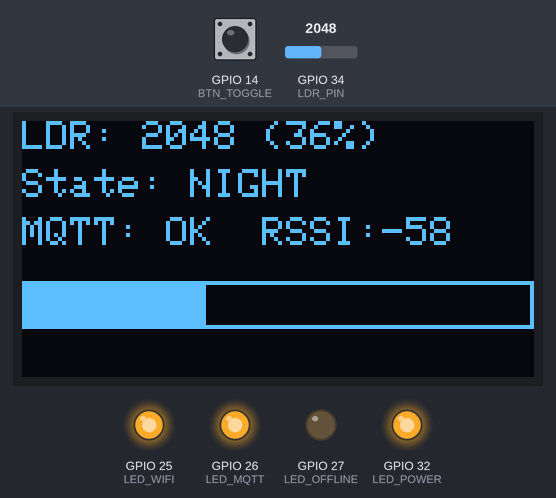
A program run on a simulated ESP32. Parts: 128×64 one-colour display, output pins drawn as LEDs (lit = HIGH). Inputs (shaded band) come from the test bench; at power-on: GPIO 34 (LDR_PIN) = 2048, GPIO 14 (BTN_TOGGLE) HIGH (analog values on the 0–4095 scale). WiFi joins after 1.5 s; servers stay silent unless stated; EEPROM starts erased; no MQTT or app messages arrive unless stated; not simulated (calls return 0 or success): credentials.h; names the files do not define were given values by the test bench: TB_PORT = 80; what the program prints to the serial monitor is not drawn.

Above: at 3.0 s.
3.1 s: GPIO 34 (LDR_PIN) set to 2866
At 4.5 s:
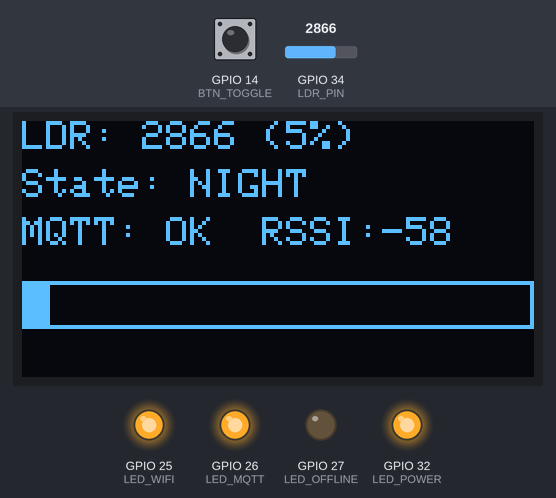
4.8 s: GPIO 34 (LDR_PIN) set to 1343
At 5.2 s:
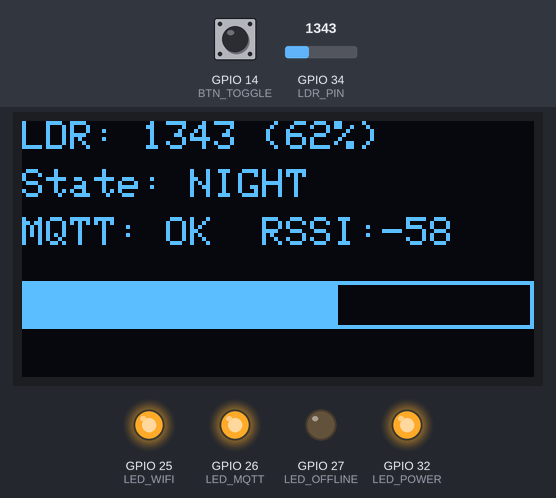
6.4 s: GPIO 34 (LDR_PIN) set to 1222
At 7.6 s:
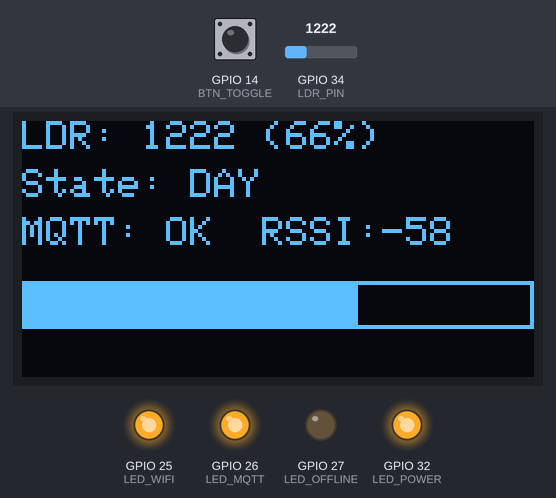
8.4 s: GPIO 14 (BTN_TOGGLE) pulled LOW for 0.15 s
At 9.6 s:
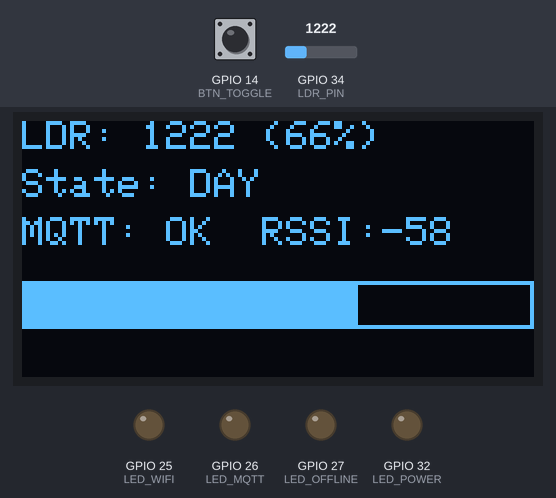
10.0 s: GPIO 14 (BTN_TOGGLE) pulled LOW for 1 s
At 10.7 s:
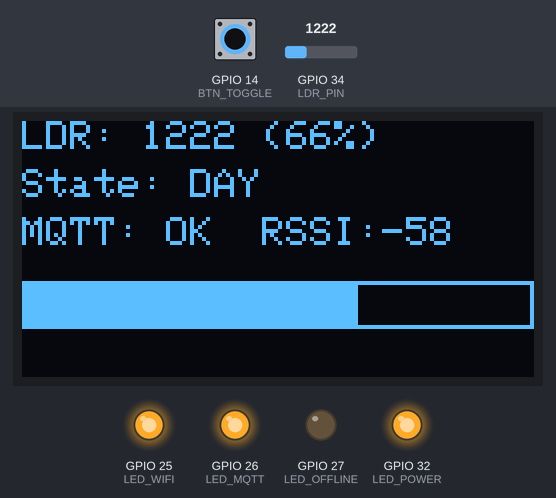
12.5 s: GPIO 14 (BTN_TOGGLE) pulled LOW for 3.2 s
At 13.6 s:
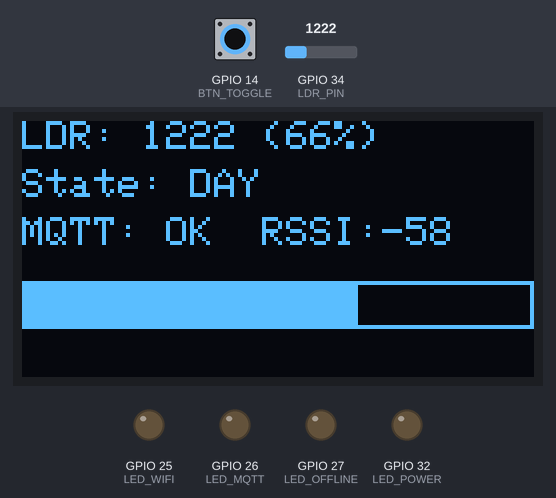
Timing chart, 0 to 15.5 s (numbered marks = the images above; inputs shaded):
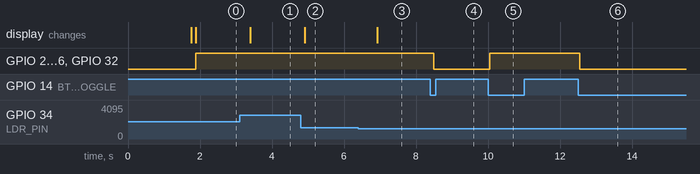

Measured:
- the behaviour switches between 1272 and 1271 on GPIO 34 (LDR_PIN) (found by bisection; images 2 and 3)
- after the input at 3.1 s, the display: changes after 0.29 s (image 1)
- after the input at 4.8 s, the display: changes after 0.11 s (image 2)
- after the input at 6.4 s, the display: changes after 0.53 s (image 3)
- after the input at 8.4 s, GPIO 25 (LED_WIFI), GPIO 26 (LED_MQTT), GPIO 32 (LED_POWER): HIGH → LOW after 0.09 s
- after the input at 10.0 s, GPIO 25 (LED_WIFI), GPIO 26 (LED_MQTT), GPIO 32 (LED_POWER): LOW → HIGH after 0.05 s
- after the input at 12.5 s, GPIO 25 (LED_WIFI), GPIO 26 (LED_MQTT), GPIO 32 (LED_POWER): HIGH → LOW after 0.05 s

The program:

main.cpp
```cpp
#include <WiFi.h>
#include <PubSubClient.h>
#include <Preferences.h>
#include <esp_system.h>
#include "credentials.h"
#include "ldr.h"
#include "oled.h"

// LDR pin
const int LDR_PIN = 34;

// ---- Status LEDs + Button ----
static const int LED_WIFI = 25;
static const int LED_MQTT = 26;
static const int LED_OFFLINE = 27;
static const int LED_POWER = 32;
static const int BTN_TOGGLE = 14; // wired to GND, using INPUT_PULLUP

static bool systemEnabled = true;

// debounce
static uint32_t lastBtnChangeMs = 0;
static int lastBtnRead = HIGH;
static int stableBtn = HIGH;

WiFiClient wifiClient;
PubSubClient mqtt(wifiClient);

unsigned long lastSendMs = 0;
unsigned long lastReconnectAttemptMs = 0;

uint32_t reconnectDelayMs = 3000;
uint32_t wifiFailCount = 0;

Preferences prefs;
uint32_t bootCount = 0;
int resetReason = 0;
bool bootInfoSent = false;

static uint32_t lastUiMs = 0;
static bool isDay = true;

// crude calibration: you WILL adjust after observing real values
static int ldrMin = 300;  // brightest
static int ldrMax = 3000; // darkest

static int clampi(int v, int lo, int hi) { return v < lo ? lo : (v > hi ? hi : v); }
static int ldrPctFromRaw(int raw)
{
  int rc = clampi(raw, ldrMin, ldrMax);
  return (int)((rc - ldrMin) * 100L / (ldrMax - ldrMin));
}

// ---- WiFi ----
bool connectWiFi(uint32_t timeoutMs = 20000)
{
  WiFi.mode(WIFI_STA);
  WiFi.setSleep(false); // reduce random drops on ESP32
  WiFi.begin(WIFI_SSID, WIFI_PASSWORD);

  Serial.print("WiFi connecting");
  uint32_t start = millis();
  while (WiFi.status() != WL_CONNECTED && (millis() - start) < timeoutMs)
  {
    delay(500);
    Serial.print(".");
  }
  Serial.println();

  if (WiFi.status() == WL_CONNECTED)
  {
    wifiFailCount = 0;
    Serial.print("WiFi OK, IP: ");
    Serial.println(WiFi.localIP());
    Serial.print("Gateway: ");
    Serial.println(WiFi.gatewayIP());
    Serial.print("DNS: ");
    Serial.println(WiFi.dnsIP());
    Serial.print("RSSI: ");
    Serial.println(WiFi.RSSI());
    return true;
  }

  wifiFailCount++;
  Serial.println("WiFi FAIL (timeout)");
  return false;
}

// ---- MQTT ----
bool connectMQTT()
{
  // Unique clientId prevents session clashes
  String clientId = "esp32-" + String((uint32_t)ESP.getEfuseMac(), HEX);

  Serial.print("MQTT connecting to ");
  Serial.print(TB_HOST);
  Serial.print(":");
  Serial.println(TB_PORT);

  // ThingsBoard: username = device access token, password empty
  bool ok = mqtt.connect(clientId.c_str(), TB_TOKEN, nullptr);

  if (ok)
  {
    Serial.print("MQTT OK, clientId=");
    Serial.println(clientId);

    // Optional: "boot marker" as telemetry (not attributes)
    if (!bootInfoSent)
    {
      String bootPayload = "{";
      bootPayload += "\"boot_count\":" + String(bootCount) + ",";
      bootPayload += "\"reset_reason\":" + String(resetReason);
      bootPayload += "}";

      mqtt.publish("v1/devices/me/telemetry", bootPayload.c_str());

      bootInfoSent = true;
    }
  }
  else
  {
    Serial.print("MQTT FAIL, state=");
    Serial.println(mqtt.state());
    Serial.print("WiFi.status=");
    Serial.println(WiFi.status());
    Serial.print("RSSI=");
    Serial.println(WiFi.RSSI());
  }

  return ok;
}

void sendTelemetry()
{
  unsigned long now = millis();

  String payload = "{";
  // payload += "\"hb\":1,";
  payload += "\"uptime_ms\":" + String(now) + ",";
  payload += "\"rssi_dbm\":" + String(WiFi.RSSI());
  //auto r = ldrGet();
  //payload += ",\"ldr_raw\":" + String(r.raw);
  //payload += ",\"ldr_v\":" + String(r.volts, 3);
  payload += "}";

  Serial.print("Publishing: ");
  Serial.println(payload);

  bool ok = mqtt.publish("v1/devices/me/telemetry", payload.c_str());
  Serial.print("publish() => ");
  Serial.println(ok ? "OK" : "FAIL");

  if (!ok)
  {
    Serial.print("mqtt.state() = ");
    Serial.println(mqtt.state());
  }
}

void initIo()
{
  pinMode(LED_WIFI, OUTPUT);
  pinMode(LED_MQTT, OUTPUT);
  pinMode(LED_OFFLINE, OUTPUT);
  pinMode(LED_POWER, OUTPUT);

  pinMode(BTN_TOGGLE, INPUT_PULLUP);

  // default OFF until loop updates
  digitalWrite(LED_WIFI, LOW);
  digitalWrite(LED_MQTT, LOW);
  digitalWrite(LED_OFFLINE, LOW);
  digitalWrite(LED_POWER, LOW);
}

void buttonTick()
{
  const uint32_t now = millis();
  const int reading = digitalRead(BTN_TOGGLE);

  if (reading != lastBtnRead)
  {
    lastBtnRead = reading;
    lastBtnChangeMs = now;
  }

  // 40ms debounce
  if (now - lastBtnChangeMs >= 40)
  {
    if (stableBtn != reading)
    {
      stableBtn = reading;

      // detect press (HIGH -> LOW) because pull-up
      if (stableBtn == LOW)
      {
        systemEnabled = !systemEnabled;
        Serial.printf("systemEnabled=%s\n", systemEnabled ? "true" : "false");
      }
    }
  }
}

void ledsUpdate()
{
  const bool wifiOk = (WiFi.status() == WL_CONNECTED);
  const bool mqttOk = mqtt.connected();

  digitalWrite(LED_POWER, systemEnabled ? HIGH : LOW);

  if (!systemEnabled)
  {
    // when "off", everything else off
    digitalWrite(LED_WIFI, LOW);
    digitalWrite(LED_MQTT, LOW);
    digitalWrite(LED_OFFLINE, LOW);
    return;
  }

  digitalWrite(LED_WIFI, wifiOk ? HIGH : LOW);
  digitalWrite(LED_MQTT, mqttOk ? HIGH : LOW);

  // Offline LED = "system enabled but not fully connected"
  const bool offline = !(wifiOk && mqttOk);
  digitalWrite(LED_OFFLINE, offline ? HIGH : LOW);
}

void setup()
{
  Serial.begin(115200);
  ldrInit(LDR_PIN);
  initIo();
  delay(200);
  resetReason = (int)esp_reset_reason();

  prefs.begin("sys", false);
  bootCount = prefs.getUInt("boot_count", 0) + 1;
  prefs.putUInt("boot_count", bootCount);
  prefs.end();

  Serial.print("boot_count: ");
  Serial.println(bootCount);
  Serial.print("reset_reason: ");
  Serial.println(resetReason);

  // MQTT client configuration BEFORE first connect attempt
  mqtt.setServer(TB_HOST, TB_PORT);
  mqtt.setBufferSize(1024);
  mqtt.setKeepAlive(30);
  mqtt.setSocketTimeout(5);

  // Bring WiFi up (non-blocking with timeout)
  connectWiFi();

  // Try MQTT once (loop handles retries/backoff)
  if (WiFi.status() == WL_CONNECTED)
  {
    connectMQTT();
  }

  // Debug info (optional)
  Serial.printf("Chip model: %s\n", ESP.getChipModel());
  Serial.printf("Chip revision: %d\n", ESP.getChipRevision());
  Serial.printf("Chip cores: %d\n", ESP.getChipCores());
  Serial.printf("Flash size: %u\n", ESP.getFlashChipSize());
  Serial.printf("SDK version: %s\n", ESP.getSdkVersion());

  bool ok = oledInit(21, 22, 0x3C);
  Serial.printf("OLED init: %s\n", ok ? "OK" : "FAIL");
}

void loop()
{
  // 1) Ensure WiFi
  if (WiFi.status() != WL_CONNECTED)
  {
    Serial.println("WiFi lost. Reconnecting...");
    bool ok = connectWiFi();

    // If WiFi keeps failing, you can restart after N fails (optional)
    if (!ok && wifiFailCount >= 10)
    {
      Serial.println("WiFi failed too many times. Restarting...");
      delay(200);
      ESP.restart();
    }

    // Force quick MQTT retry after WiFi returns
    lastReconnectAttemptMs = 0;
    reconnectDelayMs = 3000;
  }

  // 2) Ensure MQTT
  if (WiFi.status() == WL_CONNECTED)
  {
    if (!mqtt.connected())
    {
      unsigned long now = millis();
      if (now - lastReconnectAttemptMs > reconnectDelayMs)
      {
        lastReconnectAttemptMs = now;

        if (connectMQTT())
        {
          reconnectDelayMs = 3000U;
        }
        else
        {
          reconnectDelayMs = reconnectDelayMs * 2U;
          if (reconnectDelayMs > 60000U)
            reconnectDelayMs = 60000U;
        }
      }
    }
    else
    {
      mqtt.loop();
    }
  }

  // 3) Send telemetry on schedule (only when connected)
  unsigned long now = millis();
  if (systemEnabled && mqtt.connected() && (now - lastSendMs > 30000))
  {
    lastSendMs = now;
    sendTelemetry();
  }

  delay(10);

  if (systemEnabled && ldrTick(500))
  {
    auto r = ldrGet();
    Serial.printf("LDR raw=%d volts=%.3f\n", r.raw, r.volts);
  }

  // Update OLED every 500ms
  uint32_t now2 = millis();
  if (now2 - lastUiMs >= 500)
  {
    lastUiMs = now2;

    auto r = ldrGet();
    int pct = ldrPctFromRaw(r.raw);
    pct = 100 - pct; // invert: 0%=dark, 100%=bright

    // hysteresis so it doesn't flicker
    const int DAY_ON = 65;
    const int DAY_OFF = 45;
    if (!isDay && pct >= DAY_ON)
      isDay = true;
    if (isDay && pct <= DAY_OFF)
      isDay = false;

    OledStatus s;
    s.mqttConnected = mqtt.connected();
    s.rssiDbm = WiFi.RSSI();
    s.ldrRaw = r.raw;
    s.ldrPct = pct;
    s.isDay = isDay;

    oledRender(s);
  }

  buttonTick();
  ledsUpdate();
}
```

ldr.h
```cpp
#pragma once
#include <Arduino.h>

struct LdrReading {
  int raw;
  float volts;
};

void ldrInit(int pin);
bool ldrTick(uint32_t intervalMs);   // returns true when updated
LdrReading ldrGet();
```

oled.h
```cpp
#pragma once
#include <Arduino.h>

struct OledStatus {
  bool mqttConnected;
  int rssiDbm;
  int ldrRaw;
  int ldrPct;
  bool isDay;
};

bool oledInit(int sdaPin = 21, int sclPin = 22, uint8_t addr = 0x3C);
void oledRender(const OledStatus& s);
```

ldr.cpp
```cpp
#include "ldr.h"

static int g_pin = -1;
static uint32_t g_lastMs = 0;
static LdrReading g_r {0, 0.0f};

static int readAvg(int pin, int samples) {
  long sum = 0;
  for (int i = 0; i < samples; i++) {
    sum += analogRead(pin);
    delay(2); // small; ok at low frequency
  }
  return (int)(sum / samples);
}

void ldrInit(int pin) {
  g_pin = pin;
  analogReadResolution(12);  // 0..4095
  g_lastMs = 0;
  g_r = {0, 0.0f};
}

bool ldrTick(uint32_t intervalMs) {
  if (g_pin < 0) return false;

  uint32_t now = millis();
  if (now - g_lastMs < intervalMs) return false;

  g_lastMs = now;
  g_r.raw = readAvg(g_pin, 10);
  g_r.volts = (g_r.raw / 4095.0f) * 3.3f;
  return true;
}

LdrReading ldrGet() {
  return g_r;
}
```

oled.cpp
```cpp
#include "oled.h"
#include <Wire.h>
#include <Adafruit_GFX.h>
#include <Adafruit_SSD1306.h>

#define W 128
#define H 64

static Adafruit_SSD1306 display(W, H, &Wire, -1);
static bool g_ok = false;

static int clampi(int v, int lo, int hi){ return v < lo ? lo : (v > hi ? hi : v); }

static void drawBar(int x, int y, int w, int h, int pct){
  display.drawRect(x, y, w, h, SSD1306_WHITE);
  int fill = (w - 2) * pct / 100;
  display.fillRect(x + 1, y + 1, fill, h - 2, SSD1306_WHITE);
}

bool oledInit(int sdaPin, int sclPin, uint8_t addr) {
  Wire.begin(sdaPin, sclPin);
  g_ok = display.begin(SSD1306_SWITCHCAPVCC, addr);
  if (g_ok) {
    display.clearDisplay();
    display.display();
  }
  return g_ok;
}

void oledRender(const OledStatus& s) {
  if (!g_ok) return;

  display.clearDisplay();
  display.setTextColor(SSD1306_WHITE);
  display.setTextSize(1);

  display.setCursor(0,0);
  display.printf("LDR: %d (%d%%)", s.ldrRaw, s.ldrPct);

  display.setCursor(0,12);
  display.printf("State: %s", s.isDay ? "DAY" : "NIGHT");

  display.setCursor(0,24);
  display.printf("MQTT: %s  RSSI:%d", s.mqttConnected ? "OK" : "OFF", s.rssiDbm);

  drawBar(0, 40, 128, 12, s.ldrPct);

  display.display();
}
```
